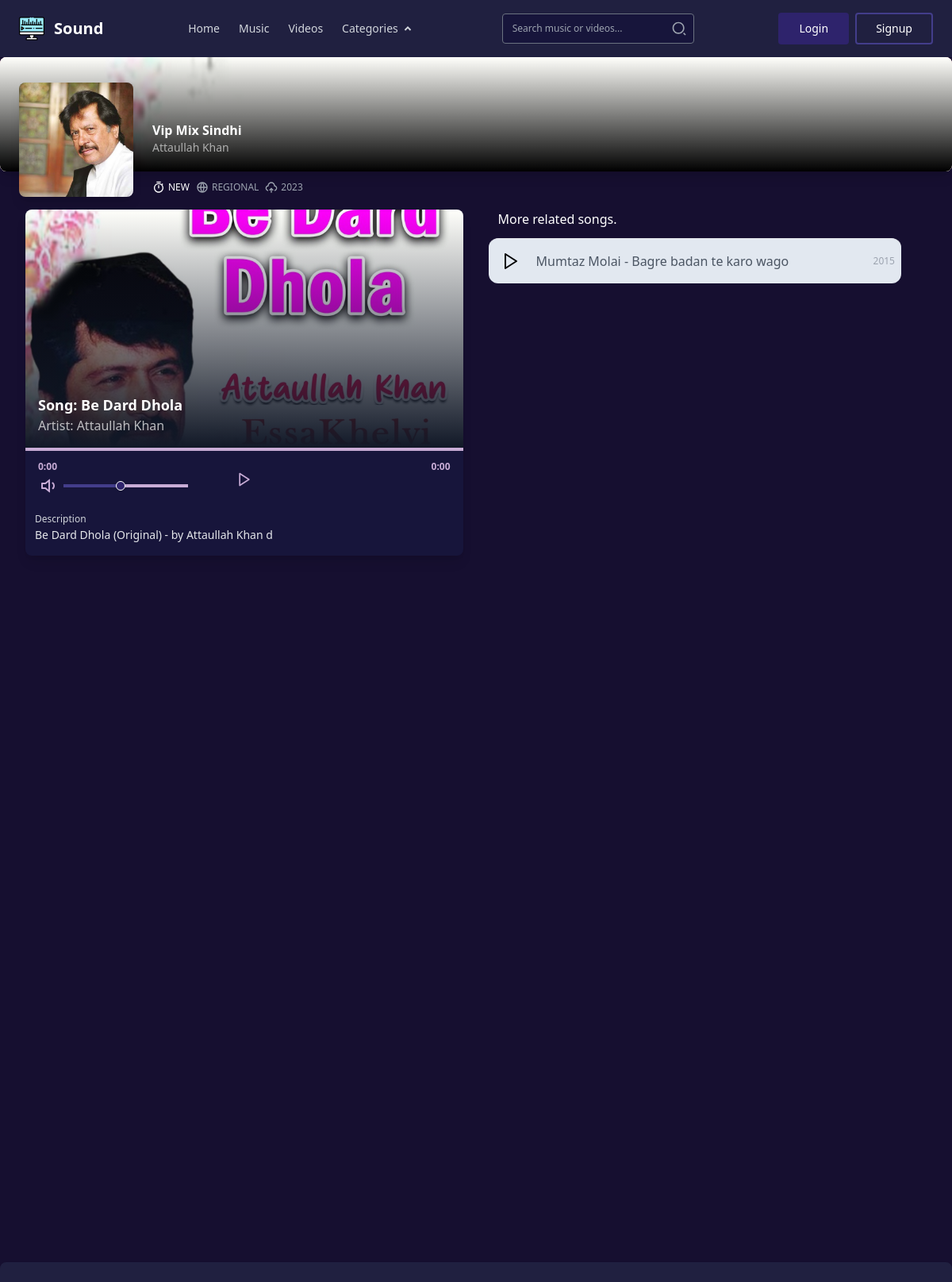
/routes/music.php?music_id=4, run on the app's committed database.
### tables this page shows
CREATE TABLE `music` (
  `music_id` int(11) NOT NULL,
  `title` varchar(100) NOT NULL,
  `language` enum('ENGLISH','REGIONAL') NOT NULL,
  `year` year(4) NOT NULL,
  `album_id` int(11) NOT NULL,
  `artist_id` int(11) NOT NULL,
  `file_path` varchar(255) NOT NULL,
  `cover_image` varchar(255) DEFAULT NULL,
  `description` text DEFAULT NULL,
  `is_new` tinyint(1) DEFAULT 1,
  `created_at` datetime DEFAULT current_timestamp()
);

CREATE TABLE `artists` (
  `artist_id` int(11) NOT NULL,
  `name` varchar(100) NOT NULL,
  `bio` text DEFAULT NULL,
  `image_url` varchar(255) DEFAULT NULL
);

CREATE TABLE `albums` (
  `album_id` int(11) NOT NULL,
  `name` varchar(100) NOT NULL,
  `release_year` int(11) DEFAULT NULL,
  `description` text DEFAULT NULL,
  `cover_image` varchar(255) DEFAULT NULL
);

### routes/music.php (the view, shortened to what this page needs)
<?php
include_once("../includes/header.php");
if (isset($_GET['music_id']) && is_numeric($_GET['music_id'])) {
    $music_id = $_GET['music_id'];
$query = "
    SELECT m.music_id, m.title, m.year, m.language, m.cover_image AS music_cover,
           a.name AS artist_name, a.image_url AS artist_image, al.name AS album_name,
           al.cover_image AS album_cover, m.file_path,
           al.album_id, m.description, m.is_new
    FROM music m
    JOIN albums al ON m.album_id = al.album_id
    JOIN artists a ON m.artist_id = a.artist_id
    WHERE m.music_id = $music_id
";
$result = mysqli_query($conn, $query);
if ($result && mysqli_num_rows($result) > 0) {
    $music = mysqli_fetch_assoc($result);
    $title = $music['title'];
    $year = $music['year'];
    $description = $music['description'];
    $is_new = $music['is_new'];
    $language = $music['language'];
    $album_id = $music['album_id'];
    $artist_name = $music['artist_name'];
    $artist_image = $music['artist_image'];
    $album_name = $music['album_name'];
    $music_cover = $music['music_cover'];
} else {
    echo "Music not found.";
    exit;
}
} else {
    echo "Invalid music ID.";
    exit;
}
?>
<section class="min-h-[90vh] flex flex-col items-center ">
    <div class="relative w-full h-36 bg-white rounded-lg shadow-lg overflow-hidde mb-12">
        <div class="absolute inset-0 rounded-lg overflow-hidden bg-red-200">
            <img src="../assets/media/images/<?= $music_cover?>"
                alt="banner" class="w-full">
            <div class="absolute inset-0 backdrop backdrop-blur-10 bg-gradient-to-b from-transparent to-black">
            </div>
        </div>
        <div class="absolute flex space-x-6 transform translate-x-6 translate-y-8">
            <div class="w-36 h-36 rounded-lg shadow-lg overflow-hidden">
                <img src="../assets/media/images/<?= $artist_image?>" class="w-full h-full object-cover" alt="Artist">
            </div>
            <div class="text-white pt-12">
                <h3 class="font-bold"><?= $album_name?></h3>
                <div class="text-sm opacity-60"><?= $artist_name?></div>
                <div class="mt-8 text-gray-400">
                    <div class="flex items-center space-x-2 text-xs">
                    <?php
                        if ($is_new) {
                            echo "
                                <div class='flex items-center gap-1 text-white'>
                                    <svg xmlns='http://www.w3.org/2000/svg' class='size-4' viewBox='0 0 24 24' fill='currentColor'><path d='M17.6177 5.9681L19.0711 4.51472L20.4853 5.92893L19.0319 7.38231C20.2635 8.92199 21 10.875 21 13C21 17.9706 16.9706 22 12 22C7.02944 22 3 17.9706 3 13C3 8.02944 7.02944 4 12 4C14.125 4 16.078 4.73647 17.6177 5.9681ZM12 20C15.866 20 19 16.866 19 13C19 9.13401 15.866 6 12 6C8.13401 6 5 9.13401 5 13C5 16.866 8.13401 20 12 20ZM11 8H13V14H11V8ZM8 1H16V3H8V1Z'></path></svg>
                                    <span>NEW</span>
                                </div>
                            ";
                        }
                        ?>
                        <div class="flex items-center gap-1">
                        <span><?= $language?></span>
                        </div>
                        <div class="flex items-center gap-1">
                        <span><?= $year?></span>
                        </div>
                    </div>
                </div>
            </div>
        </div>
    </div>
    <div class="music-container w-full flex px-8">
        <div id="audio-player" class="w-full bg-[#17153B] rounded-lg shadow-lg overflow-hidden">
            <div class="relative">
                <img src="../assets/media/images/<?= $music_cover?>" class="object-cover w-full h-[300px]">
                <div
                    class="absolute p-4 inset-0 flex flex-col justify-end bg-gradient-to-b from-transparent to-gray-900 text-white">
                    <h3 class="font-bold text-lg">Song: <?= $title?></h3>
                    <span class="opacity-70">Artist: <?= $artist_name?></span>
                </div>
            </div>
            <div id="seek-bar" class="relative h-1 bg-[#C8ACD6] cursor-pointer">
            </div>
            <div class="flex justify-between text-xs font-semibold text-[#C8ACD6] px-4 py-3">
                <div id="current-time">0:00</div>
                <div class="flex space-x-3 p-2">
                    <button id="play-btn"
                        class="rounded-full w-8 h-8 flex items-center justify-center focus:outline-none">
                        <svg id="play-icon" class="w-5 h-5 text-[#C8ACD6]" viewBox="0 0 24 24" fill="none"
                            stroke="currentColor" stroke-width="2" stroke-linecap="round" stroke-linejoin="round">
                            <polygon points="5 3 19 12 5 21 5 3"></polygon>
                        </svg>
                    </button>
                </div>
                <div id="total-duration">0:00</div>
            </div>
            <div class="flex items-center space-x-2 px-4 w-2/5 -mt-10">
                <div id="volume-icon" class="w-6 h-6 text-[#C8ACD6]">
                </div>
                <div id="volume-bar" class="relative h-1 bg-[#C8ACD6] flex-grow cursor-pointer">
                    <div id="volume-progress" class="absolute h-full w-1/2 bg-[#433D8B] flex items-center justify-end">
                        <div class="rounded-full w-3 h-3 border border-white bg-[#2E236C] shadow"></div>
                    </div>
                </div>
            </div>
            <div class="description  py-4 px-3">
                <span class="text-xs text-gray-300">
                    Description
                </span>
                <p class="text-sm text-gray-200">
                    <?= $description; ?>
                </p>
            </div>
        </div>
        <?php
$current_title = $title;
$related_songs_query = "
    SELECT m.music_id, m.title, m.year, m.language,
           a.name AS artist_name
    FROM music m
    JOIN artists a ON m.artist_id = a.artist_id
    WHERE (m.album_id = $album_id OR m.title LIKE '%$current_title%')
      AND m.music_id != $music_id
    LIMIT 10
";
$related_songs_result = mysqli_query($conn, $related_songs_query);
if ($related_songs_result && mysqli_num_rows($related_songs_result) > 0) {
?>
    <ul class="related-songs w-full text-xs sm:text-base px-8 divide-y space-y-3 cursor-default">
    <h3 class="px-3">More related songs.</h3>
<?php
while ($song = mysqli_fetch_assoc($related_songs_result)) {
$song_id = $song['music_id'];
$title = $song['title'];
$artist_name = $song['artist_name'];
$song_year = $song['year'];
?>
<li class="flex w-full bg-slate-200 px-2 py-2 rounded-xl text-black justify-between items-center space-x-3">
    <button onclick="window.location.href = './music.php?music_id=<?= $song_id?>'" class="p-2 transition duration-300 rounded-xl hover:bg-[#17153B] group focus:outline-none">
        <svg class="size-6 transition duration-300 group-hover:text-slate-200" viewBox="0 0 24 24"
            fill="none" stroke="currentColor" stroke-width="2" stroke-linecap="round"
            stroke-linejoin="round">
            <polygon points="5 3 19 12 5 21 5 3"></polygon>
        </svg>
    </button>
    <div class="flex-1 text-gray-600">
        <?= $artist_name ?> - <?= $title ?>
    </div>
    <div class="text-xs text-gray-400">
    <?= $song_year?>
    </div>
</li>
<?php
}
    echo '</ul>';
}
?>
    </div>
</section>
<?php
        include_once('../includes/footer.php');
      ?>
</body>
</html>

### data on the page
music: cover_image (picture), artist.image_url (picture), album.name "Vip Mix Sindhi", artist.name "Attaullah Khan", language "REGIONAL", year "2023", title "Be Dard Dhola", description "Be Dard Dhola (Original) - by Attaullah Khan d"
music: artist.name "Mumtaz Molai", title "Bagre badan te karo wago", year "2015"
